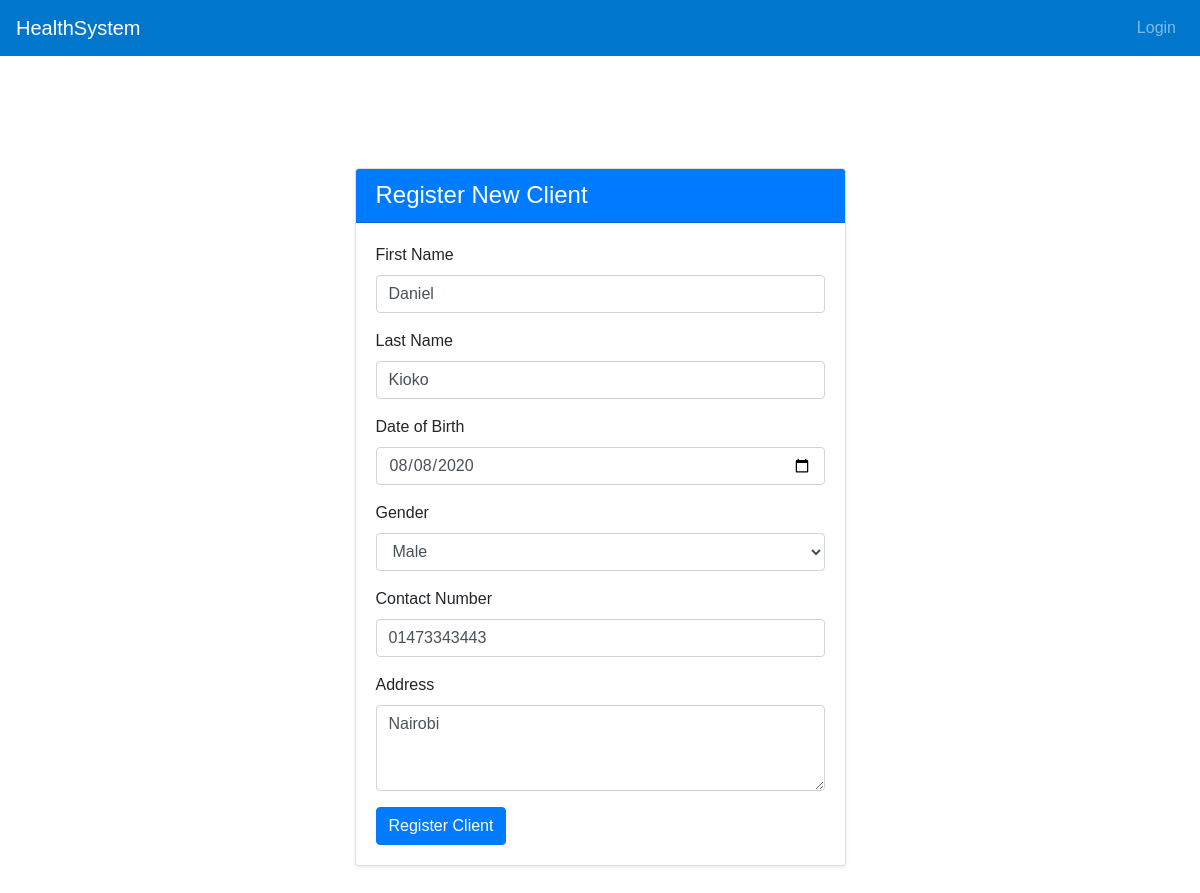
/clients/edit/2/, run on the app's committed database.
### health/models.py (models this page shows, shortened)
class Client(models.Model):
    first_name = models.CharField(max_length=100)
    last_name = models.CharField(max_length=100)
    date_of_birth = models.DateField()
    gender_choices = [('M', 'Male'), ('F', 'Female'), ('O', 'Other')]
    gender = models.CharField(max_length=1, choices=gender_choices)
    contact_number = models.CharField(max_length=15, blank=True)
    address = models.TextField(blank=True)
    enrolled_programs = models.ManyToManyField(HealthProgram, blank=True)

### health/views.py (the view)
# urls.py: path('clients/edit/<int:client_id>/', views.edit_client, name='edit_client'),
def edit_client(request, client_id):
    client = get_object_or_404(Client, id=client_id)
    if request.method == 'POST':
        form = ClientForm(request.POST, instance=client)
        if form.is_valid():
            form.save()
            return redirect('client_list')
    else:
        form = ClientForm(instance=client)
    return render(request, 'register_client.html', {'form': form})

### health/forms.py
class ClientForm(forms.ModelForm):
    class Meta:
        model = Client
        fields = ['first_name', 'last_name', 'date_of_birth', 'gender', 'contact_number', 'address']
        widgets = {
            'first_name': forms.TextInput(attrs={'class': 'form-control'}),
            'last_name': forms.TextInput(attrs={'class': 'form-control'}),
            'date_of_birth': forms.DateInput(attrs={'class': 'form-control', 'type': 'date'}),
            'gender': forms.Select(attrs={'class': 'form-control'}),
            'contact_number': forms.TextInput(attrs={'class': 'form-control'}),
            'address': forms.Textarea(attrs={'class': 'form-control', 'rows': 3}),
        }

### health/templates/register_client.html (shortened to what this page needs)
{% extends 'base.html' %}
{% block content %}
<div class="container mt-5">
    <div class="row justify-content-center">
        <div class="col-md-8 col-lg-6">
            <div class="card shadow-sm">
                <div class="card-header bg-primary text-white">
                    <h4 class="mb-0">Register New Client</h4>
                </div>
                <div class="card-body">
                    <form method="post">
                        <div class="mb-3">
                            <label for="id_first_name" class="form-label">First Name</label>
                            {{ form.first_name }}
                        </div>
                        <div class="mb-3">
                            <label for="id_last_name" class="form-label">Last Name</label>
                            {{ form.last_name }}
                        </div>
                        <div class="mb-3">
                            <label for="id_date_of_birth" class="form-label">Date of Birth</label>
                            {{ form.date_of_birth }}
                        </div>
                        <div class="mb-3">
                            <label for="id_gender" class="form-label">Gender</label>
                            {{ form.gender }}
                        </div>
                        <div class="mb-3">
                            <label for="id_contact_number" class="form-label">Contact Number</label>
                            {{ form.contact_number }}
                        </div>
                        <div class="mb-3">
                            <label for="id_address" class="form-label">Address</label>
                            {{ form.address }}
                        </div>
                        <div class="d-grid">
                            <button type="submit" class="btn btn-primary">Register Client</button>
                        </div>
                    </form>
                </div>
            </div>
        </div>
    </div>
</div>
{% endblock %}

### health/templates/base.html (style rules this page uses)
body { font-family: Arial, sans-serif; margin: 0; }
.container { padding: 2em; }

### data on the page
Client: first_name "Daniel", last_name "Kioko", date_of_birth "08/08/2020", gender "Male", contact_number "01473343443", address "Nairobi"
